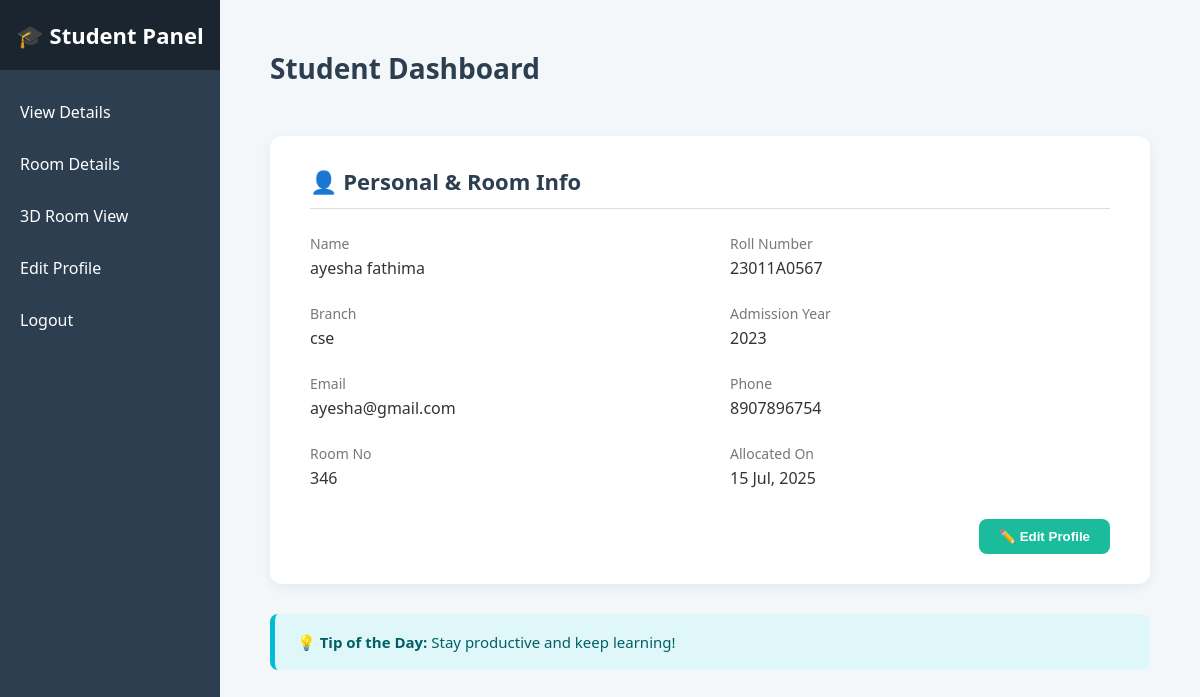
Screenshot of /student_dashboard/ (signed in) with the database file from the repository.
### chandana/models.py (models this page shows, shortened)
class student(models.Model):
    name = models.CharField(max_length=50)
    rollno = models.CharField(max_length=50)
    branch = models.CharField(max_length=50)
    admission_year = models.IntegerField()
    Email = models.EmailField(help_text="Enter Your Email address")
    phonenumber = models.CharField(max_length=15)
    password = models.CharField(max_length=100, blank=True, null=True)

class RoomAllocation(models.Model):
    student = models.OneToOneField(student, on_delete=models.CASCADE)
    room = models.ForeignKey(rooms, on_delete=models.CASCADE)
    allocated_on = models.DateTimeField(auto_now_add=True)

class rooms(models.Model):
    roomno=models.CharField(max_length=10,unique=True)
    totalbeds=models.IntegerField()

### chandana/views.py (the view)
# urls.py: path('student_dashboard/', views.student_dashboard, name='student_dashboard'),
def student_dashboard(request):
    student_id = request.session.get('student_id')
    student_obj = get_object_or_404(student, id=student_id)
    allocation = RoomAllocation.objects.filter(student=student_obj).first()
    return render(request, "student_dashboard.html", {
        "student": student_obj,
        "allocation": allocation
    })

### chandana/templates/student_dashboard.html (shortened to what this page needs)
<!DOCTYPE html>
<html lang="en">
<head>
</head>
<body>
  <div class="sidebar">
    <h2>🎓 Student Panel</h2>
    <ul>
      <li><a href="{% url 'view_details' %}">View Details</a></li>
      <li><a href="{% url 'room_info' %}">Room Details</a></li>
      <li><a href="#">3D Room View</a></li>
      <li><a href="{% url 'edit_profile' %}">Edit Profile</a></li>
      <li><a href="{% url 'logout' %}">Logout</a></li>
    </ul>
  </div>
  <div class="main">
    <div class="top-bar">
      <h1>Student Dashboard</h1>
    </div>
    <div class="details-container">
      <div class="details-title">👤 Personal & Room Info</div>
      <div class="details-grid">
        <div>
          <div class="field-label">Name</div>
          <div class="field-value">{{ student.name }}</div>
        </div>
        <div>
          <div class="field-label">Roll Number</div>
          <div class="field-value">{{ student.rollno }}</div>
        </div>
        <div>
          <div class="field-label">Branch</div>
          <div class="field-value">{{ student.branch }}</div>
        </div>
        <div>
          <div class="field-label">Admission Year</div>
          <div class="field-value">{{ student.admission_year }}</div>
        </div>
        <div>
          <div class="field-label">Email</div>
          <div class="field-value">{{ student.Email }}</div>
        </div>
        <div>
          <div class="field-label">Phone</div>
          <div class="field-value">{{ student.phonenumber }}</div>
        </div>
        <div>
          <div class="field-label">Room No</div>
          <div class="field-value">{% if allocation %}{{ allocation.room.roomno }}{% else %}Not Allocated{% endif %}</div>
        </div>
        <div>
          <div class="field-label">Allocated On</div>
          <div class="field-value">{% if allocation %}{{ allocation.allocated_on|date:"d M, Y" }}{% else %}N/A{% endif %}</div>
        </div>
      </div>
      <div style="text-align: right; margin-top: 30px;">
        <a href="{% url 'edit_profile' %}">
          <button style="padding: 10px 20px; background-color: #1abc9c; color: white; border: none; border-radius: 8px; font-weight: 600; cursor: pointer;">
            ✏️ Edit Profile
          </button>
        </a>
      </div>
    </div>
    <div class="tip">
      💡 <strong>Tip of the Day:</strong> {{ tip_of_the_day|default:"Stay productive and keep learning!" }}
    </div>
  </div>
</body>
</html>

### chandana/templates/student_dashboard.html (style rules this page uses)
:root { --sidebar-width: 220px; --primary: #2c3e50; --highlight: #1abc9c; --background: #f4f7f9; --surface: #ffffff; --text: #333; --muted: #777; }
body { margin: 0; font-family: 'Segoe UI', sans-serif; background: var(--background); display: flex; height: 100vh; }
.sidebar { width: var(--sidebar-width); background: var(--primary); color: white; transition: width 0.3s ease; overflow: hidden; }
.sidebar h2 { text-align: center; padding: 20px 10px; font-size: 22px; background: #1a252f; margin: 0; }
.sidebar ul { list-style: none; padding: 0; }
.sidebar ul li { padding: 15px 20px; transition: background 0.3s; }
.sidebar ul li a { text-decoration: none; color: white; display: block; }
.main { flex: 1; padding: 30px 50px; display: flex; flex-direction: column; }
.top-bar { display: flex; justify-content: space-between; align-items: center; }
.top-bar h1 { font-size: 28px; color: var(--primary); }
.details-container { background: var(--surface); padding: 30px 40px; margin-top: 30px; border-radius: 12px; box-shadow: 0 3px 12px rgba(0, 0, 0, 0.06); }
.details-title { font-size: 22px; font-weight: bold; color: var(--primary); border-bottom: 1px solid #ddd; padding-bottom: 12px; margin-bottom: 25px; }
.details-grid { display: grid; grid-template-columns: 1fr 1fr; gap: 25px 40px; }
.field-label { font-size: 14px; color: var(--muted); margin-bottom: 4px; }
.field-value { font-size: 16px; color: var(--text); font-weight: 500; }
.tip { margin-top: 30px; padding: 18px 22px; background: #e0f7fa; color: #006064; border-left: 5px solid #00bcd4; border-radius: 8px; font-size: 15px; font-weight: 500; }

### rows the page displays
student: name "ayesha fathima", rollno "23011A0567", branch "cse", admission_year "2023", Email "ayesha@gmail.com", phonenumber "8907896754"
RoomAllocation: room.roomno "346", allocated_on "15 Jul, 2025"

### other values shown
{{ tip_of_the_day|default:"Stay productive and keep learning!" }} "Stay productive and keep learning!"
